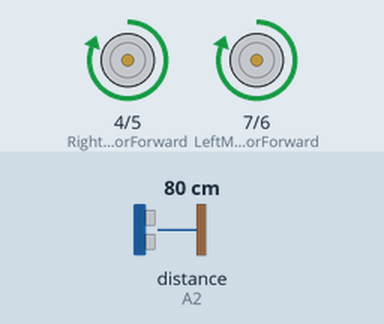
Recording of a sketch running on a simulated Arduino Uno, built with avr-gcc and run on an emulated ATmega328P. Shown: motor-driver pin pairs drawn as motors (green arrow = first pin HIGH = forward, orange = second pin HIGH = backward, longer = more drive). The inputs (shaded band) are chosen by the test bench; at power-on: distance to the obstacle (sensor on A2) 80 cm. The echo pulse lasts 58.3 µs per cm.

Above: at 1.9 s.
2.0 s: distance to the obstacle (sensor on A2) set to 22 cm
3.5 s: distance to the obstacle (sensor on A2) set to 19 cm
At 4.6 s:
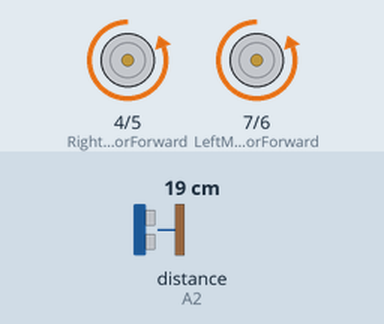
At 5.7 s:
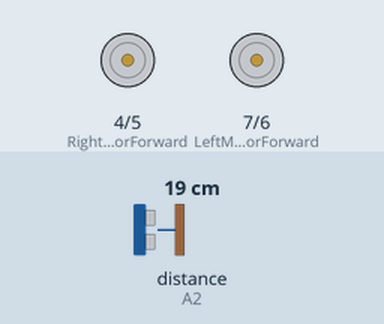
6.2 s: distance to the obstacle (sensor on A2) set to 35 cm
At 8.5 s:
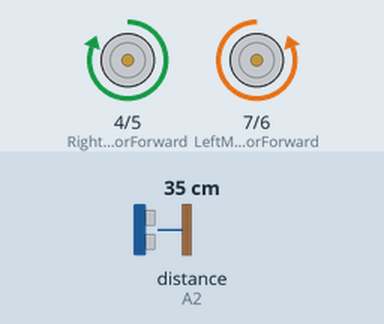
Timing chart, 0 to 10.7 s (numbered marks = the images above; inputs shaded):
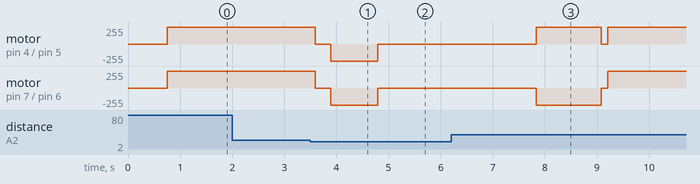

The sketch:

Obstcale-avioding-robot.ino
```cpp
#include <NewPing.h>        // Ultrasonic sensor function library. You must install this library

// Define L298N control pins
const int LeftMotorForward = 7;
const int LeftMotorBackward = 6;
const int RightMotorForward = 4;
const int RightMotorBackward = 5;

// Sensor pins
#define trig_pin A1 // Analog input 1
#define echo_pin A2 // Analog input 2

#define maximum_distance 200
boolean goesForward= false;
int distance = 100;

NewPing sonar(trig_pin, echo_pin, maximum_distance); // Sensor function

void setup() {
  pinMode(RightMotorForward, OUTPUT);
  pinMode(LeftMotorForward, OUTPUT);
  pinMode(LeftMotorBackward, OUTPUT);
  pinMode(RightMotorBackward, OUTPUT);

  distance = readPing();
  delay(100);
  distance = readPing();
  delay(100);
  distance = readPing();
  delay(100);
  distance = readPing();
  delay(100);
}

void loop() {
  delay(50);

  if (distance <= 20) {
    moveStop();
    delay(300);
    moveBackward();
    delay(400);
    moveStop();
    delay(300);

    int distanceRight = lookRight();
    delay(300);
    int distanceLeft = lookLeft();
    delay(300);

    if (distanceLeft > distanceRight) {
      turnLeft();
      moveStop();
    } else {
      turnRight();
      moveStop();
    }
  } else {
    moveForward();
  }
  distance = readPing();
}

int lookRight() {
  // Simulate a right sensor sweep by reading a fixed distance
  delay(1000);
  return readPing();
}

int lookLeft() {
  // Simulate a left sensor sweep by reading a fixed distance
  delay(1000);
  return readPing();
}

int readPing() {
  delay(70);
  int cm = sonar.ping_cm();
  if (cm == 0) {
    cm = 250;
  }
  return cm;
}

void moveStop() {
  digitalWrite(RightMotorForward, LOW);
  digitalWrite(LeftMotorForward, LOW);
  digitalWrite(RightMotorBackward, LOW);
  digitalWrite(LeftMotorBackward, LOW);
}

void moveForward() {
  if (!goesForward) {
    goesForward = true;

    digitalWrite(LeftMotorForward, HIGH);
    digitalWrite(RightMotorForward, HIGH);

    digitalWrite(LeftMotorBackward, LOW);
    digitalWrite(RightMotorBackward, LOW);
  }
}

void moveBackward() {
  goesForward = false;

  digitalWrite(LeftMotorBackward, HIGH);
  digitalWrite(RightMotorBackward, HIGH);

  digitalWrite(LeftMotorForward, LOW);
  digitalWrite(RightMotorForward, LOW);
  delay(500);
}

void turnRight() {
  digitalWrite(LeftMotorForward, HIGH);
  digitalWrite(RightMotorBackward, HIGH);

  digitalWrite(LeftMotorBackward, LOW);
  digitalWrite(RightMotorForward, LOW);

  delay(1250);

  digitalWrite(LeftMotorForward, HIGH);
  digitalWrite(RightMotorForward, HIGH);

  digitalWrite(LeftMotorBackward, LOW);
  digitalWrite(RightMotorBackward, LOW);
}

void turnLeft() {
  digitalWrite(LeftMotorBackward, HIGH);
  digitalWrite(RightMotorForward, HIGH);

  digitalWrite(LeftMotorForward, LOW);
  digitalWrite(RightMotorBackward, LOW);

  delay(1250);

  digitalWrite(LeftMotorForward, HIGH);
  digitalWrite(RightMotorForward, HIGH);

  digitalWrite(LeftMotorBackward, LOW);
  digitalWrite(RightMotorBackward, LOW);
}
```

Measured:
- the behaviour switches between 21 and 20 cm on distance to the obstacle (sensor on A2) (found by bisection; images 0 and 1)
- after the input at 2.0 s, every drawn part: stays the same
- after the input at 3.5 s, motor on pin 4 (RightMotorForward) / pin 5 (RightMotorBackward), motor on pin 7 (LeftMotorForward) / pin 6 (LeftMotorBackward): forward 255/255 → stopped after 0.09 s, → backward 255/255 0.30 s later, → stopped 0.90 s later
